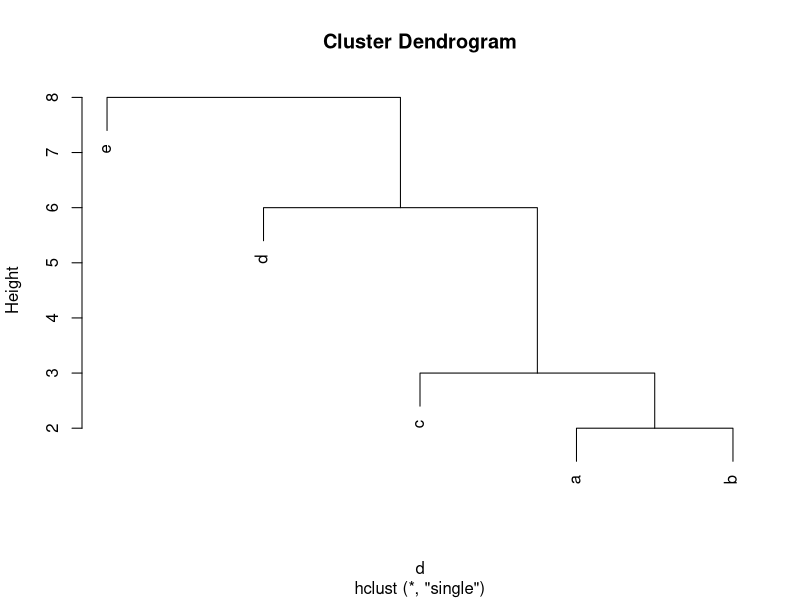
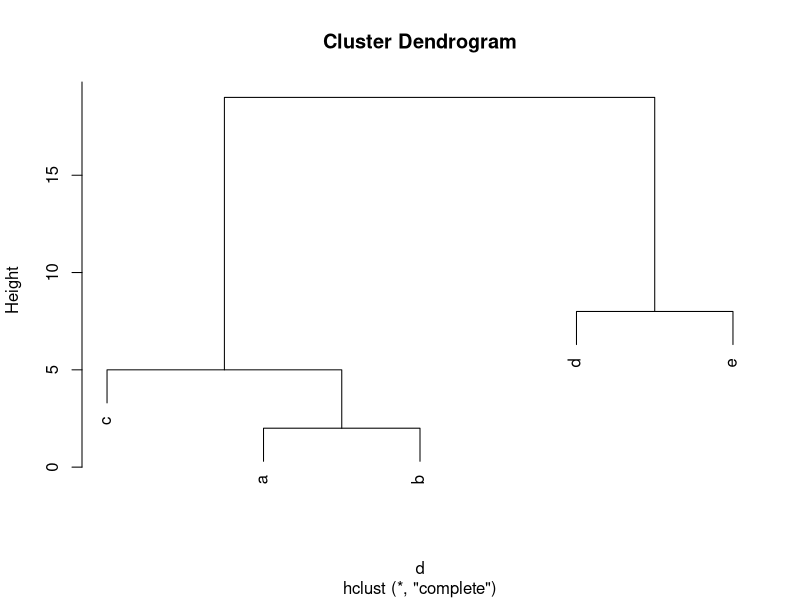
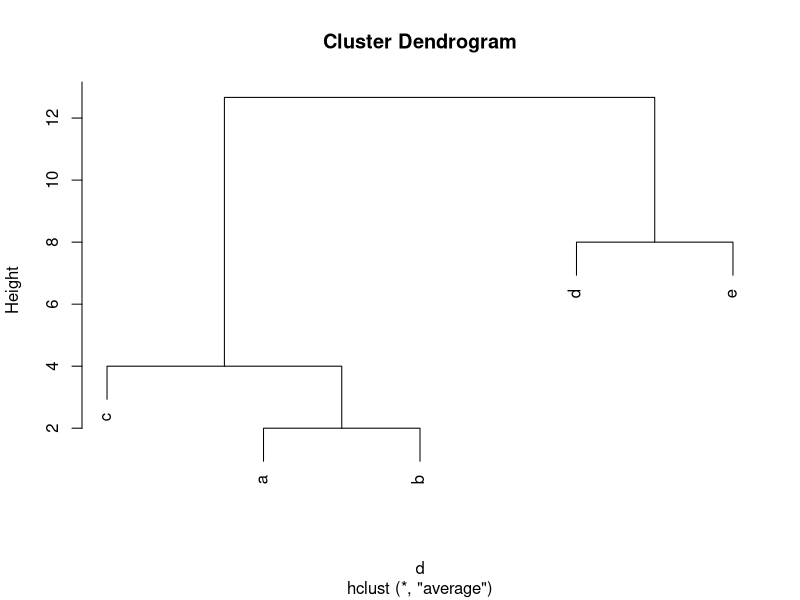
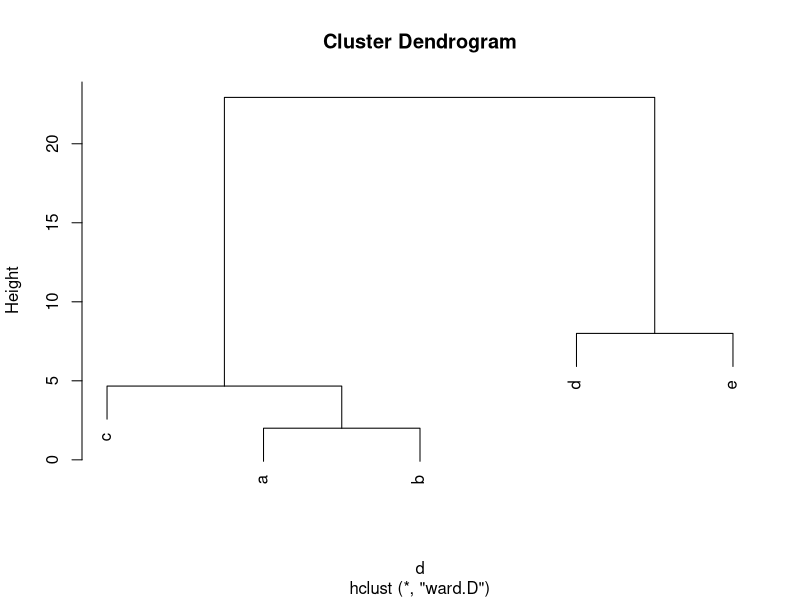
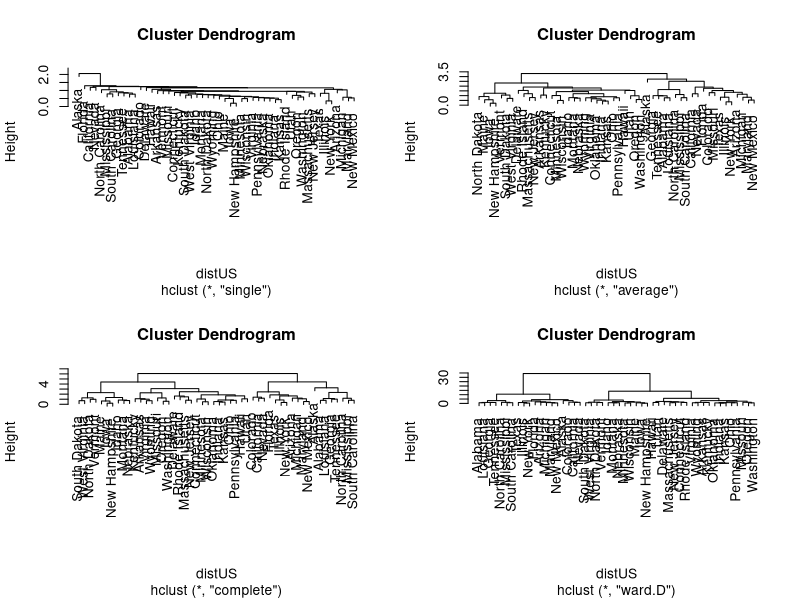
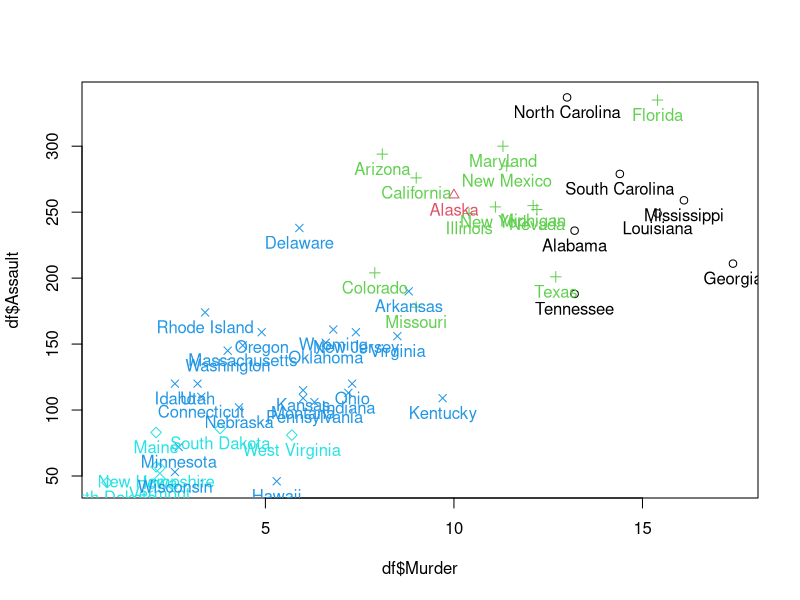
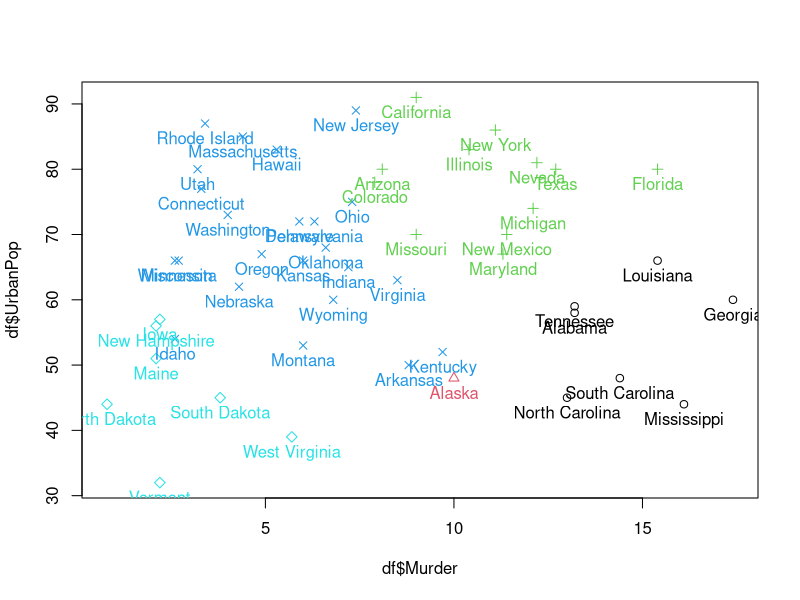
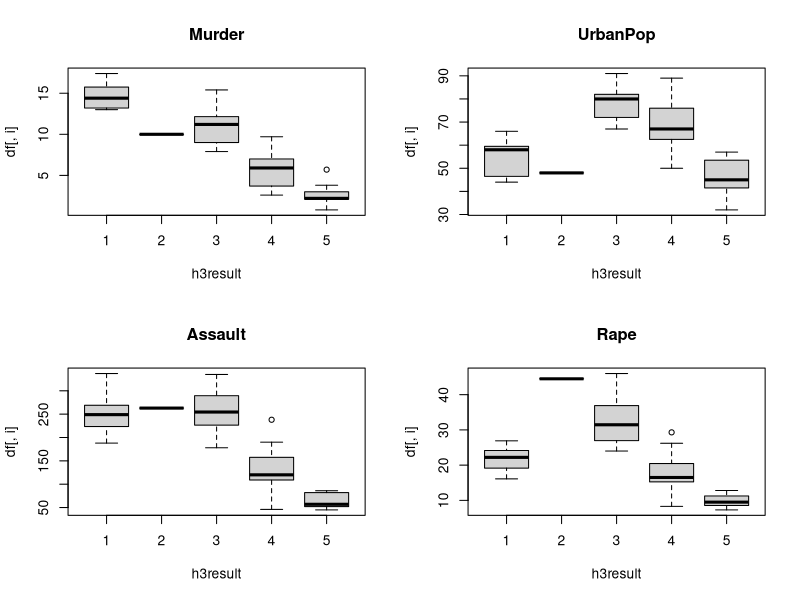

These figures' R source, in order:
###############################################################
#
# 다변량 통계분석 4 - 군집분석 Cluster Analysis
#
###############################################################

df = USArrests
distUS = dist(scale(df))

dist(df, method = "manhattan") # "euclidean", "maximum", "manhattan", "canberra", "binary" or "minkowski"

mahalanobis(df, colMeans(df), cov(df))   # mahalanobis(x, center : 각 변수의 평균, cov : 공분산행렬)

# ------------------------------------------
# linkage methods

# single linkage (최단연결법)
x = data.frame(c(1,3,6,12,20))
rownames(x) = c("a","b","c","d","e")
d = dist(x)
hc = hclust(d, method = "single")
plot(hc)
hc$height

# complete linkage (최장연결법)
hc2 = hclust(d, method = "complete")
plot(hc2)

# average linkage (평균연결법)
hc3 = hclust(d, method = "average")
plot(hc3)

# ward method
hc4 = hclust(d, method = "ward.D")
plot(hc4)


# ------------------------------------------
# USArrests
par(mfcol=c(2,2))

hc = hclust(distUS, method = "single")
plot(hc)

hc2 = hclust(distUS, method = "complete")
plot(hc2)

hc3 = hclust(distUS, method = "average")
plot(hc3)

hc4 = hclust(distUS, method = "ward.D")
plot(hc4)

par(mfcol=c(1,1))



# ----------------------------------
# Cluster Plot

h3result = cutree(hc3, k=5) # k : 그룹의 갯수
plot(df$Murder, df$Assault, col=h3result, pch=h3result)
text(df$Murder, df$Assault, labels = rownames(df), col=h3result, pos = 1)

plot(df$Murder, df$UrbanPop, col=h3result, pch=h3result)
text(df$Murder, df$UrbanPop, labels = rownames(df), col=h3result, pos = 1)


df$cluster = h3result

par(mfcol=c(2,2))
# boxplot(df$Murder ~ df$cluster, xlab = "cluster", ylab = "Murder")
# boxplot(df$Rape ~ df$cluster, xlab = "cluster", ylab = "Rape")
# boxplot(df$UrbanPop ~ df$cluster, xlab = "cluster", ylab = "UrbanPop")
# boxplot(df$Assault ~ df$cluster, xlab = "cluster", ylab = "Assault")

for (i in 1:4) {
    boxplot(df[,i] ~ h3result, main = names(df)[i])
}
par(mfcol=c(1,1))


library(psych)
describe(df)
describeBy(df, group = h3result)


# ----------------------------------
# 비계층적 군집분석 : K-means Clustring





#--------------------------------------------------------------
# Jet

jet = read.csv("jet.csv", header = T)
jet

rownames(jet) = jet$X
jet = jet[, -c(1,7)]
jet_s = scale(jet)

distJet = dist(jet_s)

par(mfcol=c(2,2))
hc1 = hclust(distJet, method = "single")
plot(hc1)
hc2 = hclust(distJet, method = "complete")
plot(hc2)
hc3 = hclust(distJet, method = "average")
plot(hc3)
hc4 = hclust(distJet, method = "ward.D")
plot(hc4)
par(mfcol=c(1,1))

# complete 선택
result = cutree(hc4, k=2)

# 1
par(mfcol=c(2,3))
for (i in 1:5) {
    boxplot(jet_s[,i] ~ result, main = names(jet_s)[i], ylim = c(-2,3))
}
par(mfcol=c(1,1))

# 2
par(mfcol=c(1,2))
for (i in 1:2) {
    cdata = matrix(jet_s[result==i,], ,5)
    colnames(cdata) = c("FFD","SPR","RGF","PLF","SLF")
    boxplot(cdata, las = 2, main = paste("Group",i), ylim = c(-2,3))
}
par(mfcol=c(1,1))

# pca
pca <- prcomp(jet, scale = T)
summary(pca)

plot(pca$x[,1], pca$x[,2], xlab = "PC1", ylab = "PC2", pch = result, col = result)
text(pca$x[,1], pca$x[,2], labels = names(result), cex = 0.7, pos = 3, col = result)

biplot(pca, col = result)




